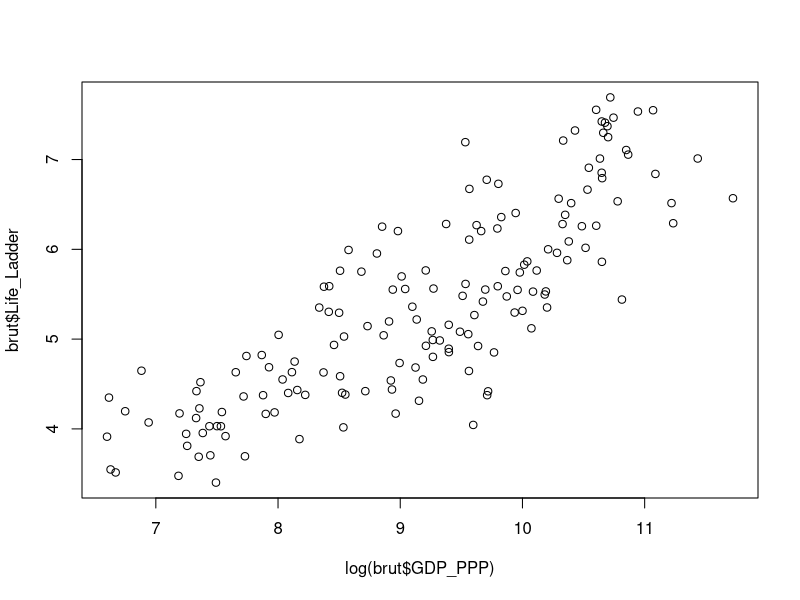
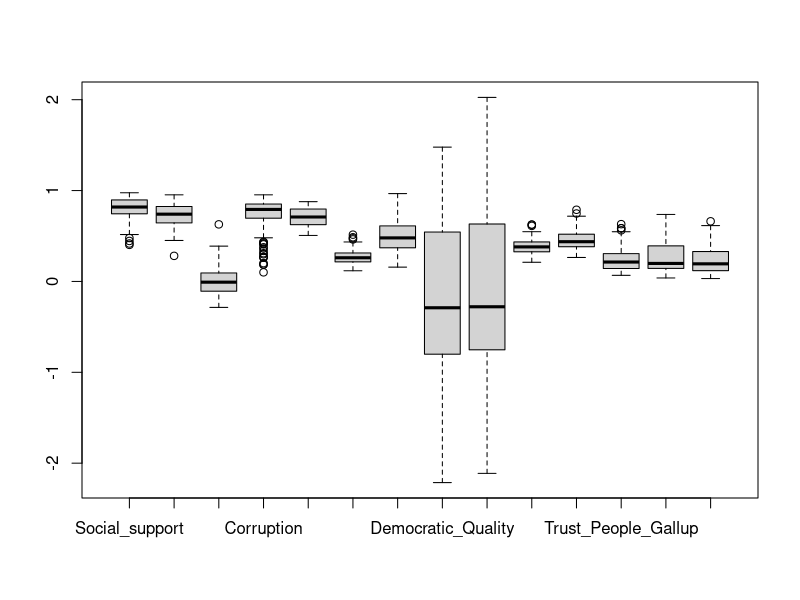
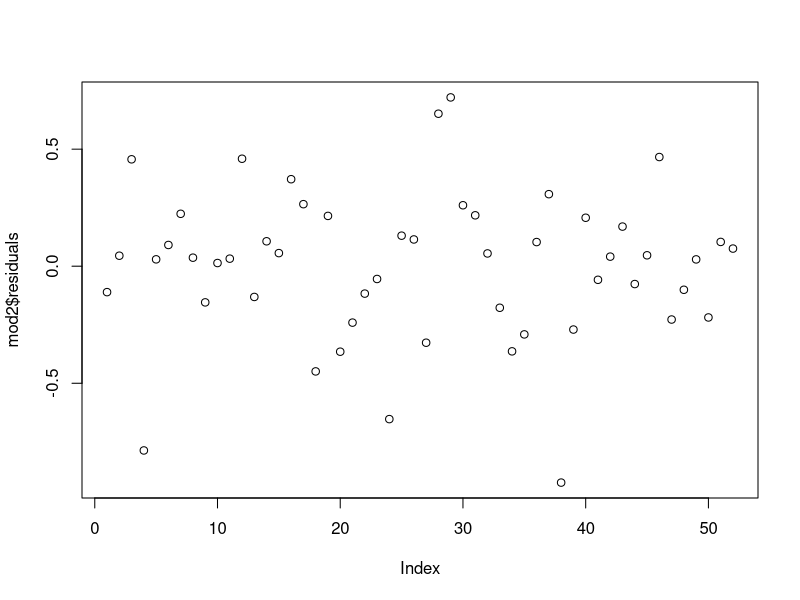

Generate these figures, in order, with R:
## ---- chunk 1
brut <- read.csv("brut.csv",
                 sep = ";",
                 header = T,
                 encoding = "UTF-8",
                 dec = ","
                )
## ---- chunk 2
brut <- aggregate(brut[, 3:19], list(brut$Country), mean, na.rm = T)
## ---- chunk 3
plot(log(brut$GDP_PPP), brut$Life_Ladder)
## ---- chunk 4
mod1 <- lm(Life_Ladder~., data = brut[,2:18])
summary(mod1)
## ---- chunk 5
boxplot(brut[,c(4,6:18)], na.rm = T)
## ---- chunk 6
cor(na.omit(brut[,2:18]))
## ---- chunk 7
donnees2 <- brut[,-c(12,14,16,18)]
## ---- chunk 8
mod2 <- lm(Life_Ladder~., data = donnees2[,2:14])
summary(mod2)
## ---- chunk 9
cor(na.omit(donnees2[,2:14]))
## ---- chunk 10
plot(mod2$residuals)
